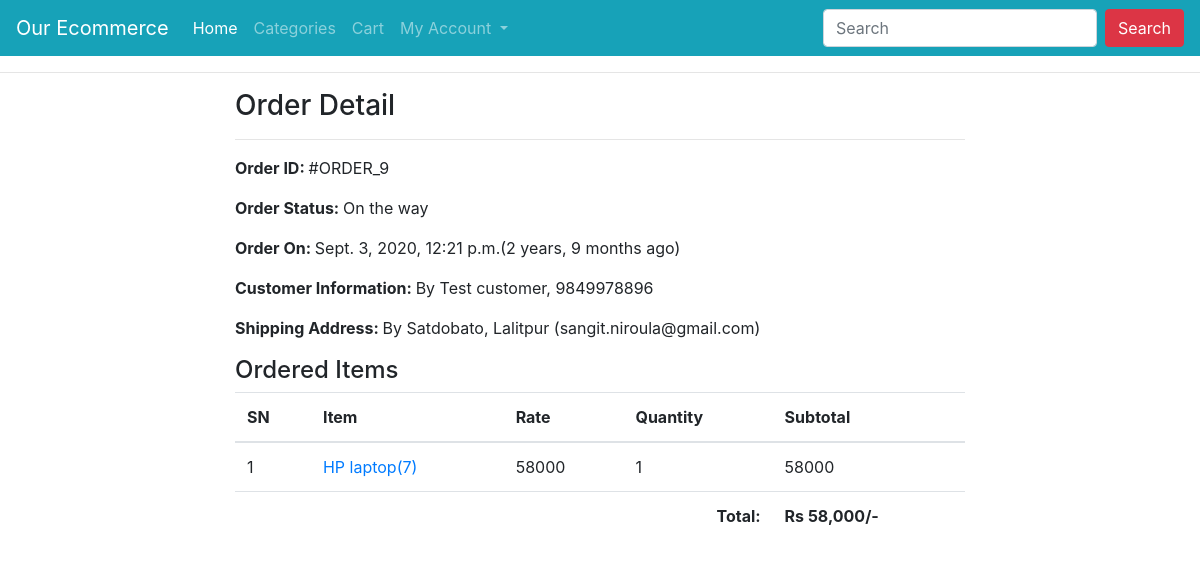
Screenshot of /profile/order-9/ (signed in) with the database file from the repository.
### ecomapp/models.py (models this page shows, shortened)
class Order(models.Model):
    cart = models.OneToOneField(Cart, on_delete=models.CASCADE)
    ordered_by = models.CharField(max_length=200)
    shipping_address = models.CharField(max_length=200)
    mobile = models.CharField(max_length=10)
    email = models.EmailField(null=True, blank=True)
    subtotal = models.PositiveIntegerField()
    discount = models.PositiveIntegerField()
    total = models.PositiveIntegerField()
    order_status = models.CharField(max_length=50, choices=ORDER_STATUS)
    created_at = models.DateTimeField(auto_now_add=True)
    payment_method = models.CharField(
        max_length=20, choices=METHOD, default="Cash On Delivery")
    payment_completed = models.BooleanField(
        default=False, null=True, blank=True)

class CartProduct(models.Model):
    cart = models.ForeignKey(Cart, on_delete=models.CASCADE)
    product = models.ForeignKey(Product, on_delete=models.CASCADE)
    rate = models.PositiveIntegerField()
    quantity = models.PositiveIntegerField()
    subtotal = models.PositiveIntegerField()

class Product(models.Model):
    title = models.CharField(max_length=200)
    slug = models.SlugField(unique=True)
    category = models.ForeignKey(Category, on_delete=models.CASCADE)
    image = models.ImageField(upload_to="products")
    marked_price = models.PositiveIntegerField()
    selling_price = models.PositiveIntegerField()
    description = models.TextField()
    warranty = models.CharField(max_length=300, null=True, blank=True)
    return_policy = models.CharField(max_length=300, null=True, blank=True)
    view_count = models.PositiveIntegerField(default=0)

### ecomapp/views.py (the view)
# urls.py: path("profile/order-<int:pk>/", CustomerOrderDetailView.as_view(), name="customerorderdetail"),
class CustomerOrderDetailView(DetailView):
    template_name = "customerorderdetail.html"
    model = Order
    context_object_name = "ord_obj"
    def dispatch(self, request, *args, **kwargs):
        if request.user.is_authenticated and Customer.objects.filter(user=request.user).exists():
            order_id = self.kwargs["pk"]
            order = Order.objects.get(id=order_id)
            if request.user.customer != order.cart.customer:
                return redirect("ecomapp:customerprofile")
        else:
            return redirect("/login/?next=/profile/")
        return super().dispatch(request, *args, **kwargs)

### templates/customerorderdetail.html (shortened to what this page needs)
{% extends "base.html" %}
{% load humanize %}
{% block content %}
<div class="container">
    <div class="row">
        <div class="col-md-8 mx-auto">
            <h3>Order Detail</h3><hr>
            <p><span class="font-weight-bold">Order ID: </span> #ORDER_{{ord_obj.id}}</p>
            <p><span class="font-weight-bold">Order Status: </span> {{ord_obj.order_status}}</p>
            <p><span class="font-weight-bold">Order On: </span> {{ord_obj.created_at}}({{ord_obj.created_at|timesince}} ago)</p>
            <p><span class="font-weight-bold">Customer Information: </span> By {{ord_obj.ordered_by}}, {{ord_obj.mobile}}</p>
            <p><span class="font-weight-bold">Shipping Address: </span> By {{ord_obj.shipping_address}} ({{ord_obj.email}})</p>
            <h4>Ordered Items</h4>
            <table class="table">
                <thead>
                    <tr>
                        <th>SN</th>
                        <th>Item</th>
                        <th>Rate</th>
                        <th>Quantity</th>
                        <th>Subtotal</th>
                    </tr>
                </thead>
                <tbody>
                    {% for cp in ord_obj.cart.cartproduct_set.all %}
                    <tr>
                        <td>{{forloop.counter}}</td>
                        <td><a target="_blank" href="{% url 'ecomapp:productdetail' cp.product.slug %}">{{cp.product.title}}({{cp.product.id}})</a></td>
                        <td>{{cp.rate}}</td>
                        <td>{{cp.quantity}}</td>
                        <td>{{cp.subtotal}}</td>
                    </tr>
                    {% endfor %}
                    <tr>
                        <th colspan="4" class="text-right">Total: </th>
                        <th>Rs {{ord_obj.total|intcomma}}/-</th>
                    </tr>
                </tbody>
            </table>
        </div>
    </div>
</div>
{% endblock %}

### rows the page displays
Order: id "9", order_status "On the way", created_at "Sept. 3, 2020, 12:21 p.m.", created_at "2 years, 9 months", ordered_by "Test customer", mobile "9849978896", shipping_address "Satdobato, Lalitpur", email "sangit.niroula@gmail.com", total "58,000"
CartProduct: product "HP laptop", product.id "7", rate "58000", quantity "1", subtotal "58000"
